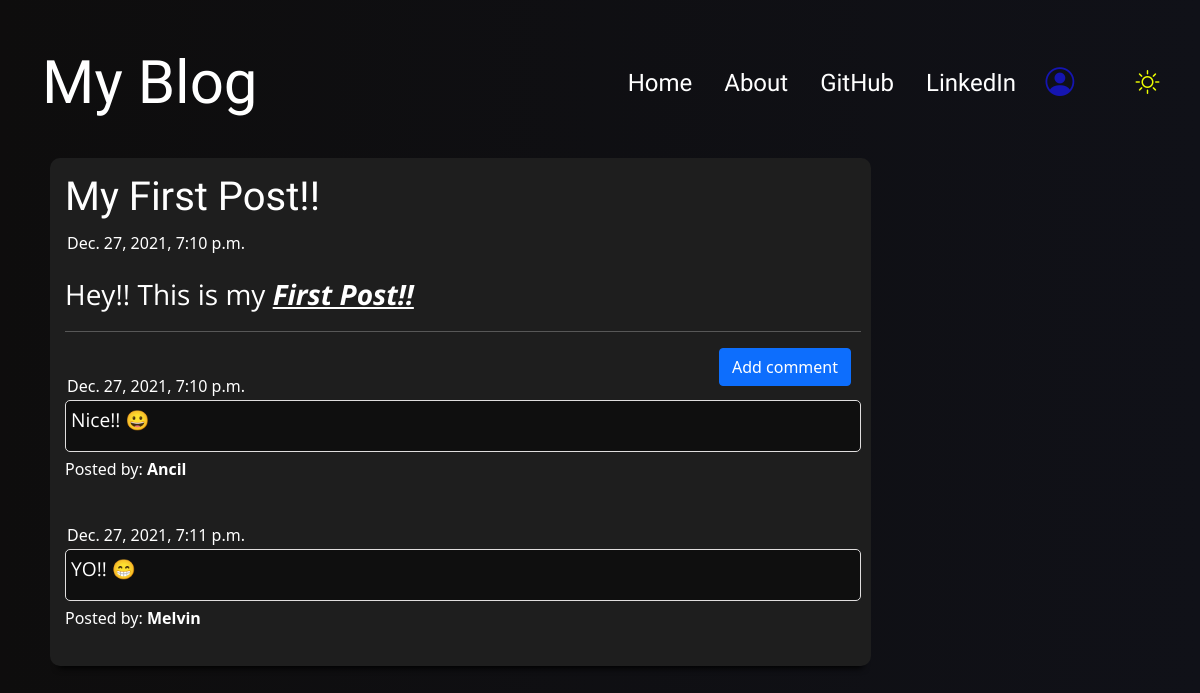
/post/25, run on an earlier commit of the app's database.
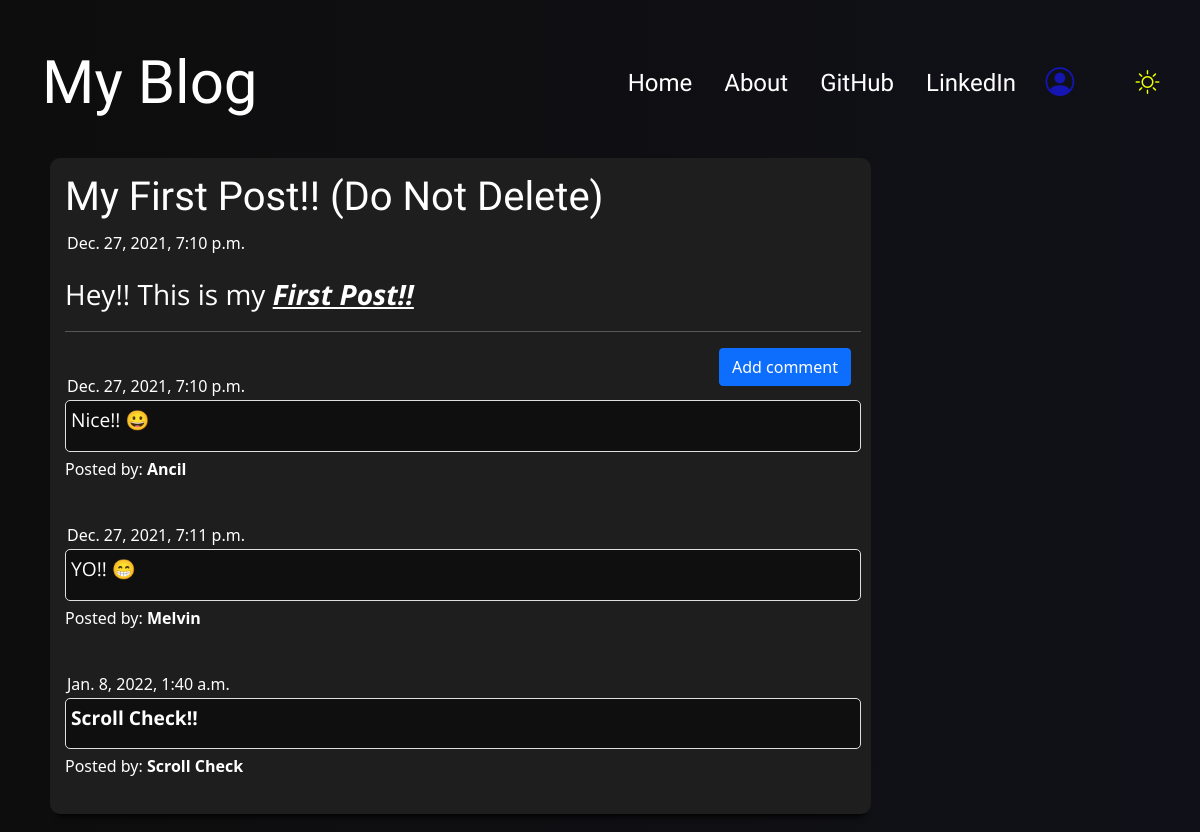
And on a later commit of the database.
### blog_app/models.py (models this page shows, shortened)
class Post(models.Model):
    author = models.ForeignKey('auth.User',on_delete=models.CASCADE)
    title = models.CharField(max_length= 200)
    text = models.TextField()
    created_date= models.DateTimeField(default=timezone.now)
    published_date = models.DateTimeField(blank=True,null=True)

class Comment(models.Model):
    post = models.ForeignKey('blog_app.Post', related_name='comments',on_delete=models.CASCADE)
    author = models.CharField(max_length=200)
    text = models.TextField()
    created_date= models.DateTimeField(default=timezone.now)
    approved_comment = models.BooleanField(default=False)

### blog_app/views.py (the view)
# urls.py: path('post/<int:pk>', views.PostDetailView.as_view(),name ='post_detail'),
class PostDetailView(DetailView):
    model = Post

### blog_app/templates/blog_app/post_detail.html (shortened to what this page needs)
{% extends 'blog_app/base.html' %}
{% block content %}
 <div class= "postblock">
    <h1 class='posttitle'>{{ post.title }}</h1>
        {% if post.published_date %}
            <div class="date postdate">
              {{ post.published_date }}
            </div>
        {% else %}
          <a class="btn btn-success cl-mode-icon" href="{% url 'post_publish' pk=post.pk %}">Publish</a>
          <a class="btn btn-outline-warning cl-mode-icon" href="{% url 'post_draft_list' %}">Drafts List</a>
        {% endif %}
            <div class="postcontent">
            <p>{{ post.text|safe|linebreaksbr }}</p>
            </div>
  <hr>
  <a class="btn btn-primary btn-comment" href="{% url 'add_comment_to_post' pk=post.pk %}">Add comment</a>
  {% for comment in post.comments.all %}
  <br>
      {% if user.is_authenticated or comment.approved_comment %}
         <div class="date postdate">{{ comment.created_date }}</div>
         <div class="removeapprove">
            <div class="postcomment">{{ comment.text|safe|linebreaksbr }}</div>
              </div>
          <p>Posted by: <strong>{{ comment.author }}</strong></p>
      {% endif %}
  {% empty %}
      <p>No comments posted.</p>
  {% endfor %}
</div>
{% endblock %}

What changed in the data, as far as the page shows it:
changed Post "Hey!! This is my First Post!!": title "My First Post!!" → "My First Post!! (Do Not Delete)"
added Comment: created_date "Jan. 8, 2022, 1:40 a.m.", text "Scroll Check!!", author "Scroll Check"
